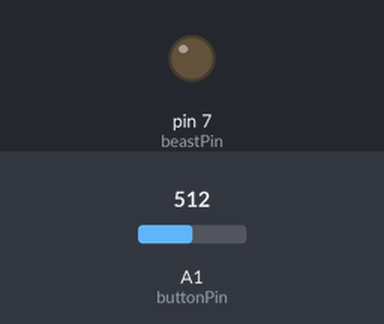
Simulated run of this sketch. Board: Arduino Uno, built with avr-gcc and run on an emulated ATmega328P. Parts: output pins drawn as LEDs (lit = HIGH). The inputs (shaded band) are chosen by the test bench; at power-on: A1 (buttonPin) = 512. At 1.4 s the program stops and its outputs stay as they are.

Above: at 1.2 s.
1.3 s: A1 (buttonPin) set to 900
At 2.5 s:
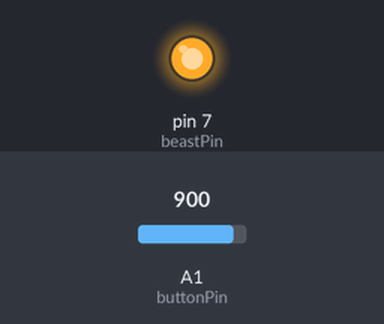
Timing chart, 0 to 2.9 s (numbered marks = the images above; inputs shaded):
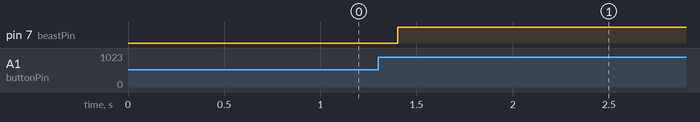

Measured:
- after the input at 1.3 s, pin 7 (beastPin): LOW → HIGH after 0.10 s

The sketch:

infinity_mirror.ino
```cpp
#define buttonPin A1
#define beastPin 7

void setup() {
  Serial.begin(9600);
  pinMode(buttonPin, INPUT); //button pin init
  pinMode(beastPin, OUTPUT); //mirror pin init
}

void loop() {
  int reading = analogRead(buttonPin); //read analog value
  float voltage= reading * (5.0 / 1023.0); //convert to voltage
  if(voltage  > 4.0){ //turn mirror on if voltage goes above 4
    digitalWrite(beastPin, HIGH);
   while(true); //loop until hard reset
  }
  delay(200);
}
```
